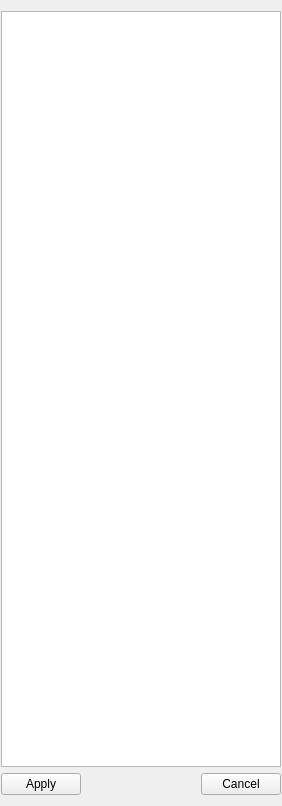
<?xml version="1.0" encoding="UTF-8"?>
<ui version="4.0">
 <class>CUnitStatForm</class>
 <widget class="QWidget" name="CUnitStatForm">
  <property name="geometry">
   <rect>
    <x>0</x>
    <y>0</y>
    <width>282</width>
    <height>806</height>
   </rect>
  </property>
  <property name="windowTitle">
   <string>Form</string>
  </property>
  <layout class="QVBoxLayout" name="verticalLayout">
   <property name="leftMargin">
    <number>1</number>
   </property>
   <property name="rightMargin">
    <number>1</number>
   </property>
   <item>
    <widget class="QTableWidget" name="tableUnitStat"/>
   </item>
   <item>
    <layout class="QHBoxLayout" name="horizontalLayout">
     <item>
      <widget class="QPushButton" name="pushApply">
       <property name="text">
        <string>Apply</string>
       </property>
      </widget>
     </item>
     <item>
      <spacer name="horizontalSpacer">
       <property name="orientation">
        <enum>Qt::Horizontal</enum>
       </property>
       <property name="sizeHint" stdset="0">
        <size>
         <width>40</width>
         <height>20</height>
        </size>
       </property>
      </spacer>
     </item>
     <item>
      <widget class="QPushButton" name="pushCancel">
       <property name="text">
        <string>Cancel</string>
       </property>
      </widget>
     </item>
    </layout>
   </item>
  </layout>
 </widget>
 <resources/>
 <connections/>
</ui>
